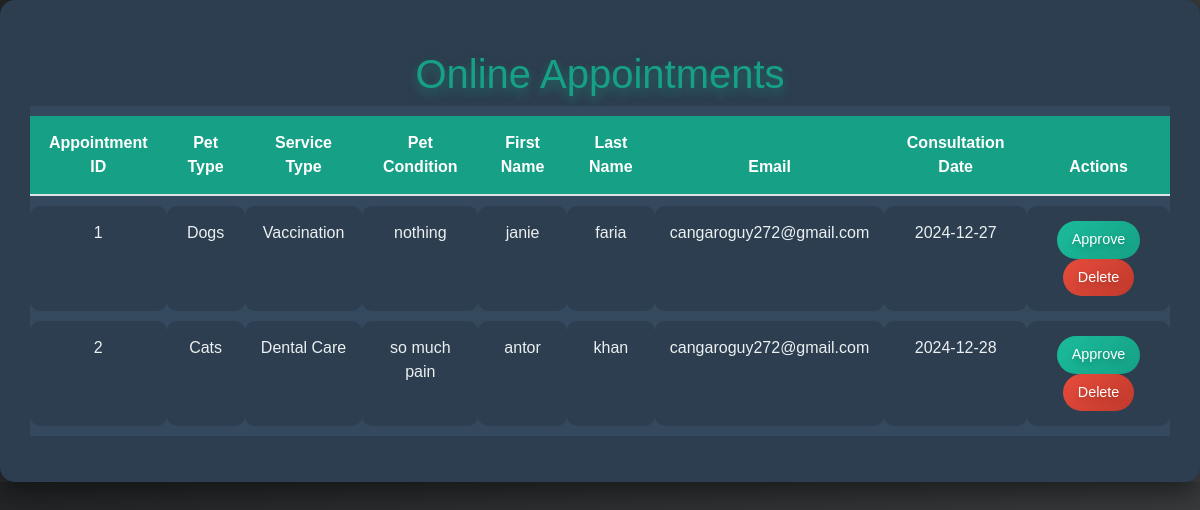
Screenshot of /admin/online_list.php with the database file from the repository.
### tables this page shows
CREATE TABLE `online_appointment` (
  `id` int(11) NOT NULL,
  `pet_type` varchar(50) NOT NULL,
  `service_type` varchar(50) NOT NULL,
  `pet_condition` text NOT NULL,
  `first_name` varchar(100) NOT NULL,
  `last_name` varchar(100) NOT NULL,
  `email` varchar(255) NOT NULL,
  `consultation_date` date NOT NULL,
  `created_at` timestamp NOT NULL DEFAULT current_timestamp()
);

### admin/online_list.php (the view, shortened to what this page needs)
<?php
include '../vet_services/online_database.php';
?>
<!DOCTYPE html>
<html lang="en">
<head>
    <link rel="stylesheet" href="https://stackpath.bootstrapcdn.com/bootstrap/4.5.0/css/bootstrap.min.css">
    <link rel="stylesheet" href="https://cdnjs.cloudflare.com/ajax/libs/font-awesome/5.15.4/css/all.min.css">
</head>
<body>
<div class="table-container">
    <h1>Online Appointments</h1>
    <table class="table">
        <thead>
            <tr>
                <th>Appointment ID</th>
                <th>Pet Type</th>
                <th>Service Type</th>
                <th>Pet Condition</th>
                <th>First Name</th>
                <th>Last Name</th>
                <th>Email</th>
                <th>Consultation Date</th>
                <th>Actions</th>
            </tr>
        </thead>
        <tbody>
            <?php
            $query = "SELECT * FROM online_appointment ORDER BY id ASC";
            $result = mysqli_query($connect, $query);
            if (!$result) {
                echo "<tr><td colspan='9' class='no-data'>Query Error: " . mysqli_error($connect) . "</td></tr>";
            } elseif (mysqli_num_rows($result) > 0) {
                while ($row = mysqli_fetch_assoc($result)) {
                    echo "
                    <tr>
                        <td>" . htmlspecialchars($row['id']) . "</td>
                        <td>" . htmlspecialchars($row['pet_type']) . "</td>
                        <td>" . htmlspecialchars($row['service_type']) . "</td>
                        <td>" . htmlspecialchars($row['pet_condition']) . "</td>
                        <td>" . htmlspecialchars($row['first_name']) . "</td>
                        <td>" . htmlspecialchars($row['last_name']) . "</td>
                        <td>" . htmlspecialchars($row['email']) . "</td>
                        <td>" . htmlspecialchars($row['consultation_date']) . "</td>
                        <td>
                            <a href='?approve=" . $row['id'] . "' class='btn btn-approve'>Approve</a>
                            <a href='?delete=" . $row['id'] . "' class='btn btn-delete'>Delete</a>
                        </td>
                    </tr>";
                }
            } else {
                echo "<tr><td colspan='9' class='no-data'>No appointments found.</td></tr>";
            }
            ?>
        </tbody>
    </table>
</div>
</body>
</html>

### admin/online_list.php (style rules this page uses)
body { margin: 0; padding: 0; font-family: 'Poppins', sans-serif; background: linear-gradient(135deg, #232526, #414345); color: #e0e0e0; }
h1 { text-align: center; color: #16a085; margin-top: 20px; text-shadow: 0px 5px 10px rgba(22, 160, 133, 0.5); }
.table-container { max-width: 1200px; margin: auto; background: #2c3e50; padding: 30px; border-radius: 15px; box-shadow: 0px 10px 30px rgba(0, 0, 0, 0.5); }
.table { background: #34495e; color: #ecf0f1; border-collapse: separate; border-spacing: 0 10px; }
.table th { background: #16a085; color: #fff; border: none; padding: 15px; text-align: center; }
.table td { background: #2c3e50; padding: 15px; border: none; text-align: center; border-radius: 10px; }
.btn-approve { background: linear-gradient(135deg, #1abc9c, #16a085); color: white; border: none; padding: 8px 15px; border-radius: 20px; text-shadow: 0px 3px 6px rgba(0, 0, 0, 0.2); font-size: 0.9rem; transition: all 0.3s ease-in-out; }
.btn-delete { background: linear-gradient(135deg, #e74c3c, #c0392b); color: white; border: none; padding: 8px 15px; border-radius: 20px; text-shadow: 0px 3px 6px rgba(0, 0, 0, 0.2); font-size: 0.9rem; transition: all 0.3s ease-in-out; }

### rows the page displays
online_appointment: id "1", pet_type "Dogs", service_type "Vaccination", pet_condition "nothing", first_name "janie", last_name "faria", email "cangaroguy272@gmail.com", consultation_date "2024-12-27"
online_appointment: id "2", pet_type "Cats", service_type "Dental Care", pet_condition "so much pain", first_name "antor", last_name "khan", email "cangaroguy272@gmail.com", consultation_date "2024-12-28"
